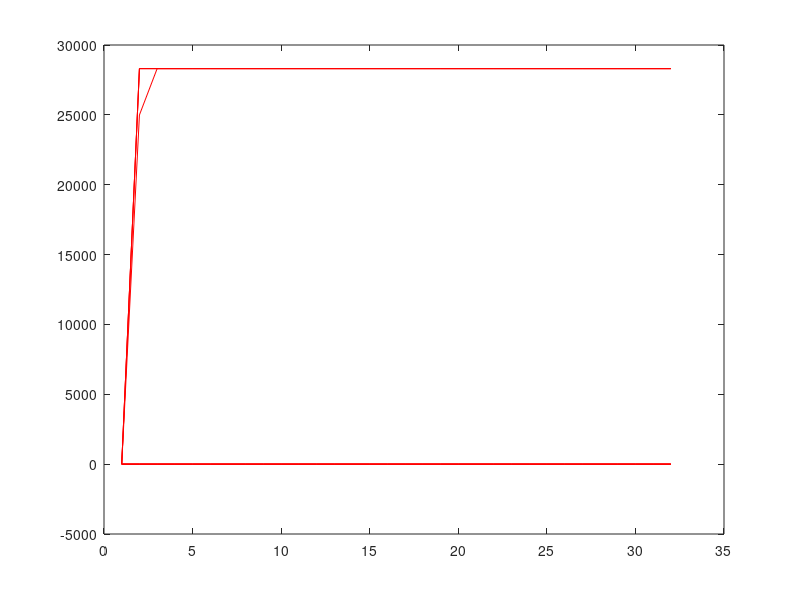

MATLAB code to generate this figure:
close all;clear; 
% 
% x = 1.5; nmax = 25; eps = 1; xvals = x; n = 0;
% 
% while eps >= 1e-5 & n<=nmax
%   y = (x-sin(x)+x*cos(x))/(2*cos(x)-x*sin(x)); xvals = [xvals;y]; eps =
%   abs(y-x); x = y; n = n+1;
% end plot(xvals);hold on;
% plot(1:length(xvals),sin(xvals)+xvals.*cos(xvals),'r')

x1_ = 1.e3;
x2_ = 1/900;
nmax = 30;
eps = 1;
xvals = [0,0,0,0,0,0,0,0,0];
n = 0;

t1 = [50,100,300,500,800,2000,4000,6000];
x1 = x1_;
x2 = x2_;
while eps >= 1e-5 & n<=nmax
  yvals=0;
  for ti = 1:length(t1)
    t = t1(ti);
    gf = [1/x1; 1/(1-exp(-x2.*t))];
    h = [ -1/x2 , 0;...
       0,(exp(-x2.*t)+1)/(1-exp(-x2.*t)).^2];
    h = inv(h);
    x = h*gf;
    x1 = x(1);
    x2 = x(2);
    y = x1*(1-exp(-x2*t)); 
    yvals = [yvals;y];
  end
  xvals = [xvals;yvals'];
  n = n+1;
end
figure();
x = repmat(t1,size(xvals,1),1); 
plot(xvals,'r')
